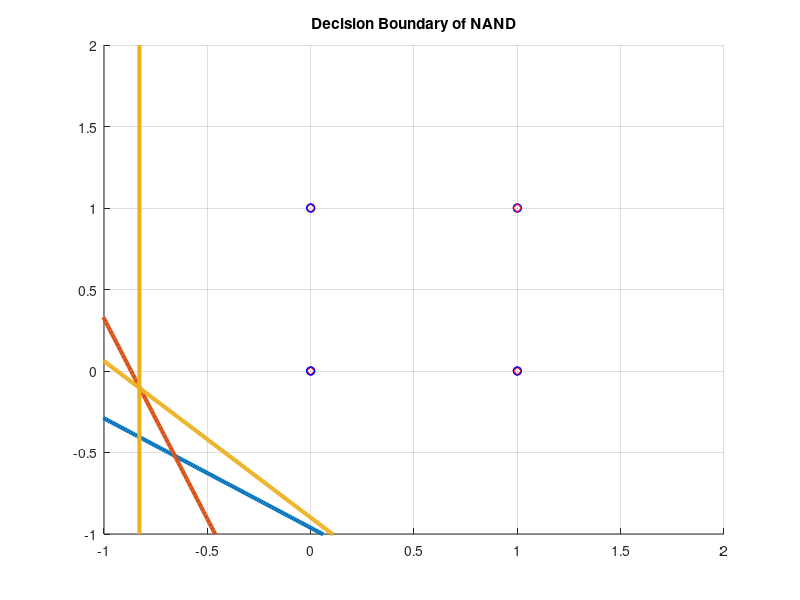

Reproduce this figure in MATLAB.
%and
x=[0,0,1,1;0,1,0,1];
d=[0,0,0,1];
w=rand(1,3);
x=[ones(1,4);x];
%Plot Result
figure(2);
scatter([0,0,1],[0,1,0],'r','d');
hold on;
grid on;
scatter(1,1,'b','y');
axis([-1,2,-1,2]);
x=-5:0.01:5;
y=x*(-w(2)/w(3))-w(1)/w(3);
plot(x,y,'LineWidth',3);
title('Decision Boundary of AND');

%or
x=[0,0,1,1;0,1,0,1];
d=[0,1,1,1];
w=rand(1,3);
x=[ones(1,4);x];
%Plot Result
figure(2);
scatter(0,0,'r','d');
hold on;
grid on;
scatter([0,1,1],[1,0,1],'b','y');
axis([-1,2,-1,2]);
x=-5:0.01:5;
y=x*(-w(2)/w(3))-w(1)/w(3);
plot(x,y,'LineWidth',3);
title('Decision Boundary of OR');

%COMPLEMENT
x=[0,1];
d=[1,0];
w=rand(1,2);
x=[ones(1,2);x];
%Plot Result
figure(2);
scatter(1,0,'r','d');
hold on;
grid on;
scatter(0,0,'b','y');
axis([-1,2,-1,2]);
x=-w(1)/w(2);
line([x x],[-1 2],'LineWidth',3);
title('Decision Boundary of COMPLEMENT');

%nand
x=[0,0,1,1;0,1,0,1];
d=[1,1,1,0];
w=rand(1,3);
x=[ones(1,4);x];
%Plot Result
figure(2);
scatter(1,1,'r','d');
hold on;
grid on;
scatter([0,0,1],[0,1,0],'b','y');
axis([-1,2,-1,2]);
x=-5:0.01:5;
y=x*(-w(2)/w(3))-w(1)/w(3);
plot(x,y,'LineWidth',3);
title('Decision Boundary of NAND');
